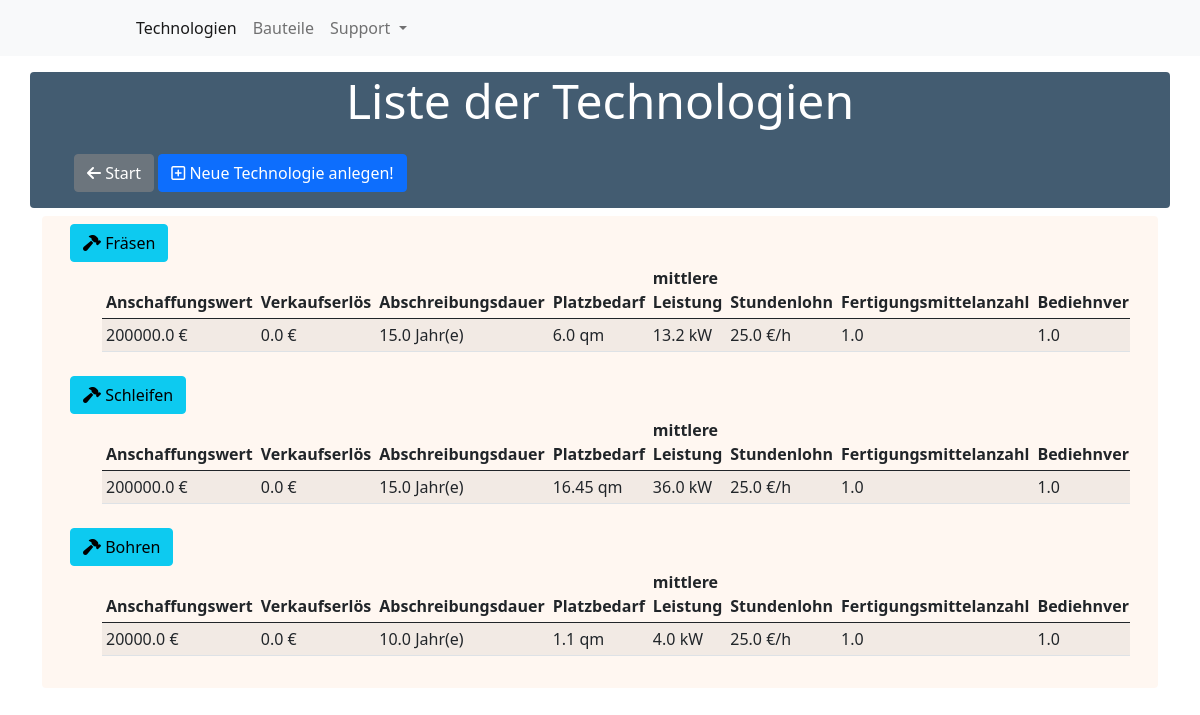
Page /technologies/ on the committed database.
### main/models.py (models this page shows, shortened)
class Technology(models.Model):
    name = models.CharField(max_length=255)
    restfertigungsgemeinkosten = FloatField()
    anschaffungswert = FloatField()
    verkaufserlös = FloatField()
    abschreibungsdauer = FloatField()
    platzbedarf = FloatField()
    mittlere_leistung = FloatField()
    instandhaltungsfaktor = FloatField()
    quadratmeterpreis = FloatField()
    strompreis = FloatField()
    zinsatz = FloatField()
    stundenlohn = FloatField()
    fertigungsmittelanzahl = FloatField()
    bediehnverhaeltnis = FloatField()

### main/views.py (the view)
# urls.py: path('technologies/', views.TechnologyList.as_view(), name='technology-list'),
class TechnologyList(ListView):
    model = Technology
    template_name = 'main/technology/list.html'

### main/templates/main/technology/list.html
{% extends "base.html" %}{% load static %}
{% block content %}
<div class="container mt-3">
  <div class="row">
    <div class="header mb-2">
      <p class='display-5 text-center'>
        Liste der Technologien
      </p>
      <ul>
        <a class=" w-20 btn btn-secondary mt-2" href="{% url 'referencemodel-list' %}"><i class="fas fa-arrow-left"></i>
          Start</a>
        <a class=" w-20 btn btn-primary mt-2" href="{% url 'technology-create' %}"><i class="far fa-plus-square"></i>
          Neue
          Technologie anlegen!</a>
      </ul>
    </div>
  </div>
  <div class="container" style="background-color:rgb(255, 245, 238, 0.8) ;border-radius: 4px;
  color: rgba(21, 52, 78, 0.8);">
    <div class="row px-3 justify-content">
      <ul>
        {% for ref in object_list %}
        <a class=" w-20 btn btn-info mt-2" href="{% url 'technology-detail' pk=ref.id %}"><i
            class="fas fa-hammer"></i></i> {{ref.name }}</a>
        <ul>
          <div class="table-responsive">
            <table class="table table-striped table-hover table-sm">
              <thead>
                <tr>
                  <th scope="col">Anschaffungswert</th>
                  <th scope="col">Verkaufserlös</th>
                  <th scope="col">Abschreibungsdauer</th>
                  <th scope="col">Platzbedarf</th>
                  <th scope="col">mittlere Leistung</th>
                  <th scope="col">Stundenlohn</th>
                  <th scope="col">Fertigungsmittelanzahl</th>
                  <th scope="col">Bediehnverhältnis</th>
                </tr>
              </thead>
              <tbody>
                <td>{{ref.anschaffungswert}} €</td>
                <td>{{ref.verkaufserlös}} €</td>
                <td>{{ref.abschreibungsdauer}} Jahr(e)</td>
                <td>{{ref.platzbedarf}} qm</td>
                <td>{{ref.mittlere_leistung}} kW</td>
                <td>{{ref.stundenlohn}} €/h</td>
                <td>{{ref.fertigungsmittelanzahl}}</td>
                <td>{{ref.bediehnverhaeltnis}}</td>
              </tbody>
            </table>
          </div>
        </ul>
        {% endfor %}
      </ul>
    </div>
  </div>
</div>
{% endblock %}

### main/static/main/main.css (style rules this page uses)
.header { background-color: rgba(21, 52, 78, 0.8); border-radius: 4px; color: rgb(255, 255, 255); }

### main/templates/base.html (style rules this page uses)
body { background: url("/static/main/Bild0.png") no-repeat center center fixed; -webkit-background-size: cover; -moz-background-size: cover; -o-background-size: cover; background-size: cover; min-height: 100%; }

### rows in the picture
Technology: name "Fräsen", anschaffungswert "200000.0", verkaufserlös "0.0", abschreibungsdauer "15.0", platzbedarf "6.0", mittlere_leistung "13.2", stundenlohn "25.0", fertigungsmittelanzahl "1.0", bediehnverhaeltnis "1.0"
Technology: name "Schleifen", anschaffungswert "200000.0", verkaufserlös "0.0", abschreibungsdauer "15.0", platzbedarf "16.45", mittlere_leistung "36.0", stundenlohn "25.0", fertigungsmittelanzahl "1.0", bediehnverhaeltnis "1.0"
Technology: name "Bohren", anschaffungswert "20000.0", verkaufserlös "0.0", abschreibungsdauer "10.0", platzbedarf "1.1", mittlere_leistung "4.0", stundenlohn "25.0", fertigungsmittelanzahl "1.0", bediehnverhaeltnis "1.0"
